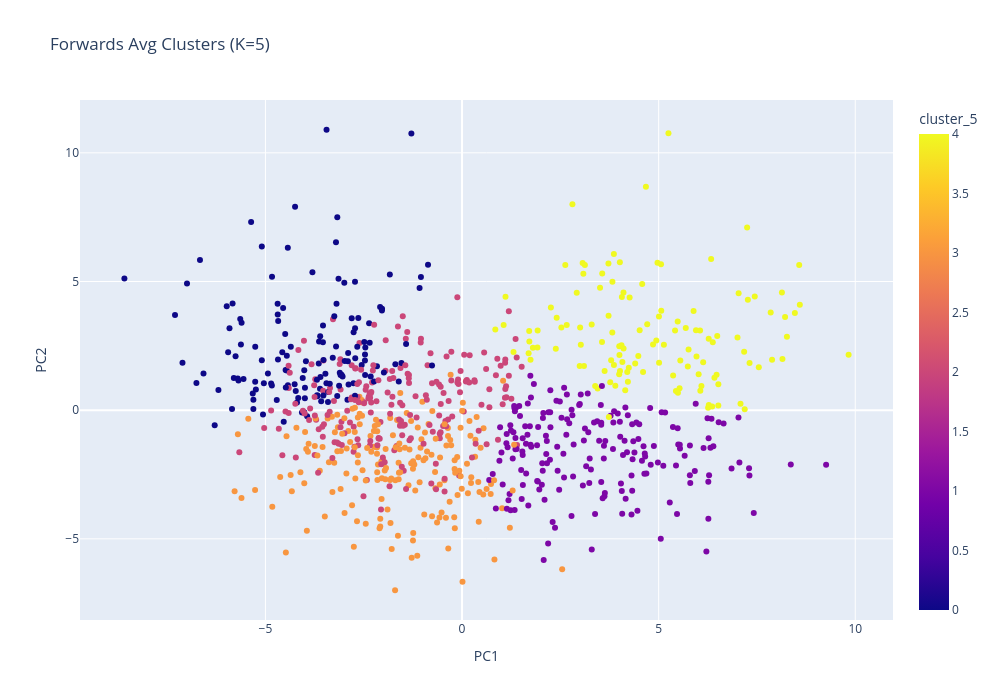

Notebook code cell kept with this figure:
### Code cell
pca = PCA(n_components=2)

X_avg_pca = pca.fit_transform(X_avg_scaled)

df_avg["PC1"] = X_avg_pca[:,0]
df_avg["PC2"] = X_avg_pca[:,1]

fig = px.scatter(
    df_avg,
    x="PC1",
    y="PC2",
    color=f"cluster_{x}",
    hover_name='player',         
    hover_data=['team','appearances','minutesplayed'], 
    title=f"Forwards Avg Clusters (K={x})",
    width=1000,
    height=700
)

fig.show()

### Figure 1 — Plotly figure (JSON) as saved in the notebook; plotly's stock layout.template omitted (floating-point values rounded to 4 significant figures; data arrays with more than 128 entries replaced by an {"elided": "..."} marker saying what was removed)
{"data": [{"customdata": {"elided": "867x3 mixed values"}, "hovertemplate": "<b>%{hovertext}</b><br><br>PC1=%{x}<br>PC2=%{y}<br>team=%{customdata[0]}<br>appearances=%{customdata[1]}<br>minutesplayed=%{customdata[2]}<br>cluster_5=%{marker.color}<extra></extra>", "hovertext": {"elided": "867 str values"}, "legendgroup": "", "marker": {"color": {"elided": "867 int values"}, "coloraxis": "coloraxis", "symbol": "circle"}, "mode": "markers", "name": "", "orientation": "v", "showlegend": false, "type": "scatter", "x": {"elided": "867 float values"}, "xaxis": "x", "y": {"elided": "867 float values"}, "yaxis": "y"}], "layout": {"coloraxis": {"colorbar": {"title": {"text": "cluster_5"}}, "colorscale": [[0, "#0d0887"], [0.1111, "#46039f"], [0.2222, "#7201a8"], [0.3333, "#9c179e"], [0.4444, "#bd3786"], [0.5556, "#d8576b"], [0.6667, "#ed7953"], [0.7778, "#fb9f3a"], [0.8889, "#fdca26"], [1, "#f0f921"]]}, "height": 700, "legend": {"tracegroupgap": 0}, "title": {"text": "Forwards Avg Clusters (K=5)"}, "width": 1000, "xaxis": {"anchor": "y", "domain": [0, 1], "title": {"text": "PC1"}}, "yaxis": {"anchor": "x", "domain": [0, 1], "title": {"text": "PC2"}}}}
